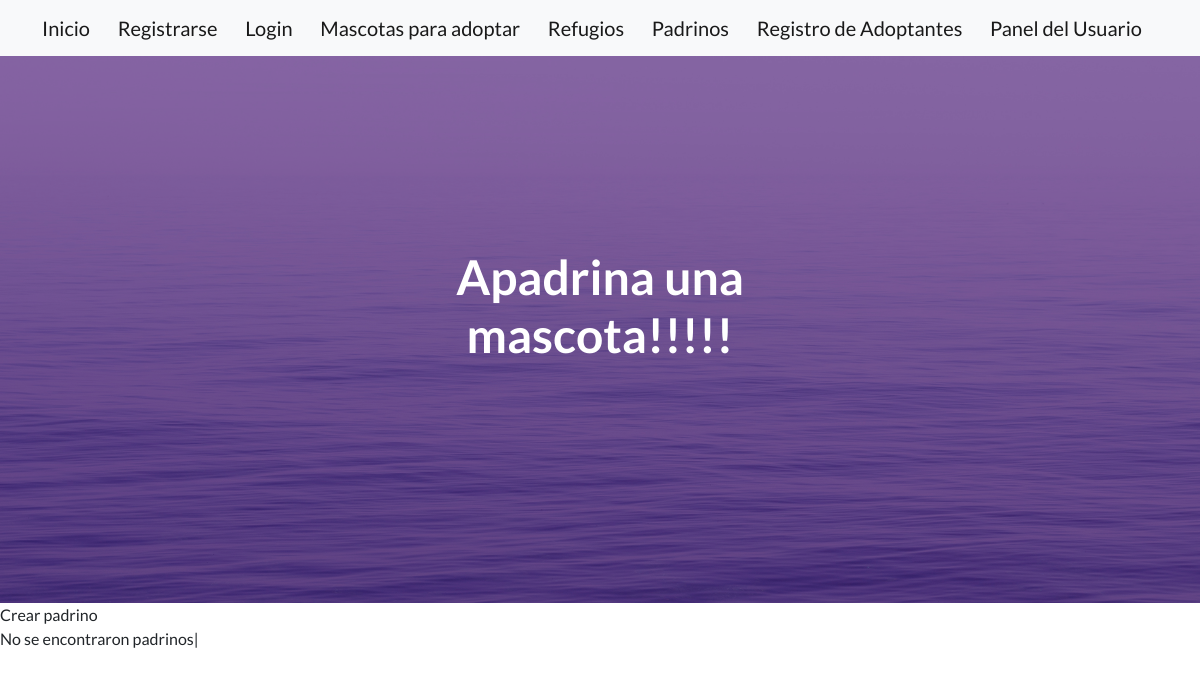
The page /padrino/ on the database as committed earlier.
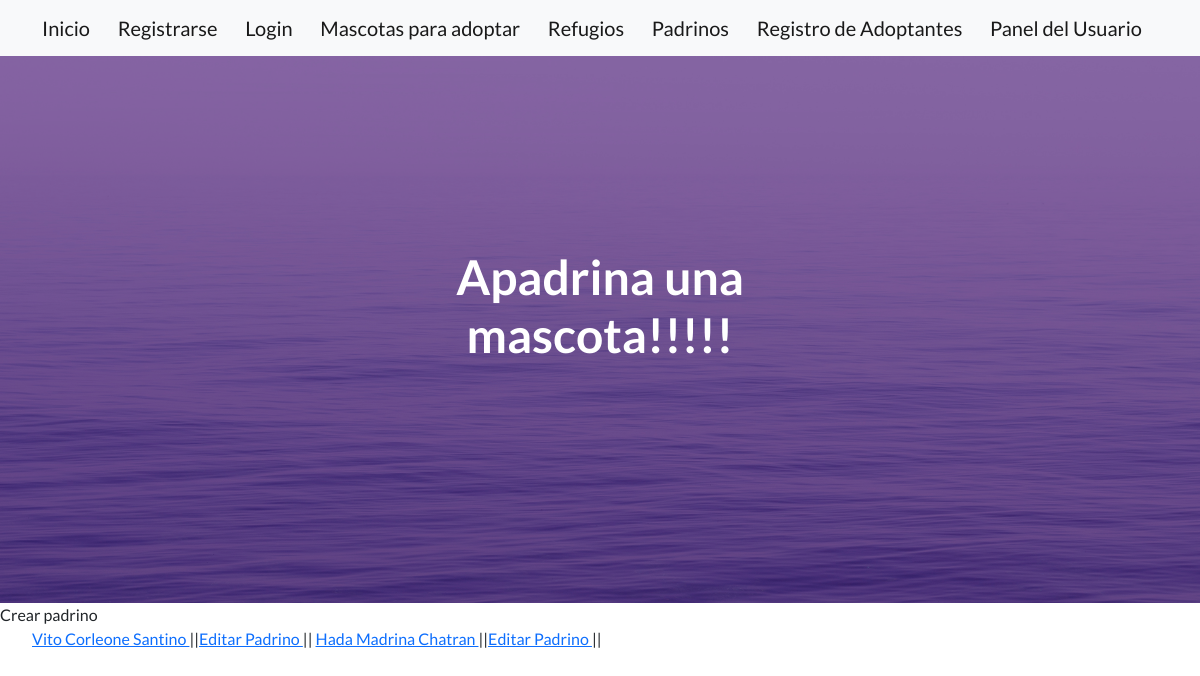
The same page on the database as committed later.
### NewApp/models.py (models this page shows)
class Padrino(models.Model):
    apodo =models.CharField(max_length=50)
    ahijado = models.CharField(max_length=50)
    descripcion = RichTextField()
    fecha_inicio = models.DateTimeField()
    def __str__(self) -> str:
        return f"{self.apodo} {self.ahijado}"

### NewApp/views.py (the view)
# urls.py: path("padrino/", views.PadrinoListView.as_view() ,name ="listar padrino"),
class PadrinoListView(ListView):
    model = Padrino
    template_name = "temp_NApp/listar_padrino.html"
    context_object_name = "listado_padrinos"

### NewApp/templates/temp_NApp/listar_padrino.html (shortened to what this page needs)
{% extends "padre/padre.html" %}
{% block main %}
<a class=navbar-brand href={% url "crear padrino" %}> Crear padrino </a>
    {% if listado_padrinos %}
    <ul>
        {% for padrino in listado_padrinos %}
        <a href={% url "detail padrino" padrino.id %}>{{padrino}} </a>||<a href={% url "update_padrino" padrino.id %}>Editar Padrino </a>||
        {% endfor %}
    {% else %}
    <p> No se encontraron padrinos|</p>
    {% endif %}
    {% endblock main %}
    {% block centro %}
    Apadrina una mascota!!!!! <Base></Base>
    {% endblock centro %}

Rows that differ between the two databases and show on the page:
added Padrino: apodo+ahijado "Vito Corleone Santino"
added Padrino: apodo+ahijado "Hada Madrina Chatran"
Other text that changed with them:
text no longer shown: "No se encontraron padrinos|"
